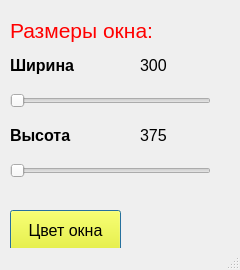
<?xml version="1.0" encoding="UTF-8"?>
<ui version="4.0">
 <class>OptionsWin</class>
 <widget class="QMainWindow" name="OptionsWin">
  <property name="geometry">
   <rect>
    <x>0</x>
    <y>0</y>
    <width>240</width>
    <height>270</height>
   </rect>
  </property>
  <property name="minimumSize">
   <size>
    <width>240</width>
    <height>270</height>
   </size>
  </property>
  <property name="maximumSize">
   <size>
    <width>240</width>
    <height>270</height>
   </size>
  </property>
  <property name="windowTitle">
   <string>Настройки</string>
  </property>
  <property name="windowIcon">
   <iconset>
    <normaloff>settings.png</normaloff>settings.png</iconset>
  </property>
  <property name="autoFillBackground">
   <bool>true</bool>
  </property>
  <property name="animated">
   <bool>true</bool>
  </property>
  <widget class="QWidget" name="centralwidget">
   <widget class="QLabel" name="label">
    <property name="geometry">
     <rect>
      <x>10</x>
      <y>0</y>
      <width>151</width>
      <height>61</height>
     </rect>
    </property>
    <property name="text">
     <string>&lt;html&gt;&lt;head/&gt;&lt;body&gt;&lt;p&gt;&lt;span style=&quot; font-size:16pt; color:#ff0000;&quot;&gt;Размеры окна:&lt;/span&gt;&lt;/p&gt;&lt;/body&gt;&lt;/html&gt;</string>
    </property>
   </widget>
   <widget class="QLabel" name="label_2">
    <property name="geometry">
     <rect>
      <x>10</x>
      <y>50</y>
      <width>71</width>
      <height>31</height>
     </rect>
    </property>
    <property name="text">
     <string>&lt;html&gt;&lt;head/&gt;&lt;body&gt;&lt;p&gt;&lt;span style=&quot; font-size:12pt; font-weight:600;&quot;&gt;Ширина&lt;/span&gt;&lt;/p&gt;&lt;/body&gt;&lt;/html&gt;</string>
    </property>
   </widget>
   <widget class="QSlider" name="slider_w">
    <property name="geometry">
     <rect>
      <x>10</x>
      <y>90</y>
      <width>201</width>
      <height>22</height>
     </rect>
    </property>
    <property name="minimum">
     <number>300</number>
    </property>
    <property name="maximum">
     <number>720</number>
    </property>
    <property name="orientation">
     <enum>Qt::Horizontal</enum>
    </property>
   </widget>
   <widget class="QSlider" name="slider_h">
    <property name="geometry">
     <rect>
      <x>10</x>
      <y>160</y>
      <width>201</width>
      <height>22</height>
     </rect>
    </property>
    <property name="minimum">
     <number>375</number>
    </property>
    <property name="maximum">
     <number>795</number>
    </property>
    <property name="orientation">
     <enum>Qt::Horizontal</enum>
    </property>
   </widget>
   <widget class="QLabel" name="label_w">
    <property name="geometry">
     <rect>
      <x>140</x>
      <y>50</y>
      <width>47</width>
      <height>31</height>
     </rect>
    </property>
    <property name="text">
     <string>&lt;html&gt;&lt;head/&gt;&lt;body&gt;&lt;p&gt;&lt;span style=&quot; font-size:12pt;&quot;&gt;300&lt;/span&gt;&lt;/p&gt;&lt;/body&gt;&lt;/html&gt;</string>
    </property>
   </widget>
   <widget class="QLabel" name="label_4">
    <property name="geometry">
     <rect>
      <x>10</x>
      <y>120</y>
      <width>71</width>
      <height>31</height>
     </rect>
    </property>
    <property name="text">
     <string>&lt;html&gt;&lt;head/&gt;&lt;body&gt;&lt;p&gt;&lt;span style=&quot; font-size:12pt; font-weight:600;&quot;&gt;Высота&lt;/span&gt;&lt;/p&gt;&lt;/body&gt;&lt;/html&gt;</string>
    </property>
   </widget>
   <widget class="QLabel" name="label_h">
    <property name="geometry">
     <rect>
      <x>140</x>
      <y>120</y>
      <width>47</width>
      <height>31</height>
     </rect>
    </property>
    <property name="text">
     <string>&lt;html&gt;&lt;head/&gt;&lt;body&gt;&lt;p&gt;&lt;span style=&quot; font-size:12pt;&quot;&gt;375&lt;/span&gt;&lt;/p&gt;&lt;/body&gt;&lt;/html&gt;</string>
    </property>
   </widget>
   <widget class="QPushButton" name="btn_color">
    <property name="geometry">
     <rect>
      <x>10</x>
      <y>210</y>
      <width>111</width>
      <height>41</height>
     </rect>
    </property>
    <property name="palette">
     <palette>
      <active>
       <colorrole role="WindowText">
        <brush brushstyle="SolidPattern">
         <color alpha="255">
          <red>0</red>
          <green>0</green>
          <blue>0</blue>
         </color>
        </brush>
       </colorrole>
       <colorrole role="Button">
        <brush brushstyle="SolidPattern">
         <color alpha="255">
          <red>255</red>
          <green>255</green>
          <blue>0</blue>
         </color>
        </brush>
       </colorrole>
       <colorrole role="Light">
        <brush brushstyle="SolidPattern">
         <color alpha="255">
          <red>213</red>
          <green>255</green>
          <blue>127</blue>
         </color>
        </brush>
       </colorrole>
       <colorrole role="Midlight">
        <brush brushstyle="SolidPattern">
         <color alpha="255">
          <red>191</red>
          <green>255</green>
          <blue>63</blue>
         </color>
        </brush>
       </colorrole>
       <colorrole role="Dark">
        <brush brushstyle="SolidPattern">
         <color alpha="255">
          <red>85</red>
          <green>127</green>
          <blue>0</blue>
         </color>
        </brush>
       </colorrole>
       <colorrole role="Mid">
        <brush brushstyle="SolidPattern">
         <color alpha="255">
          <red>113</red>
          <green>170</green>
          <blue>0</blue>
         </color>
        </brush>
       </colorrole>
       <colorrole role="Text">
        <brush brushstyle="SolidPattern">
         <color alpha="255">
          <red>0</red>
          <green>0</green>
          <blue>0</blue>
         </color>
        </brush>
       </colorrole>
       <colorrole role="BrightText">
        <brush brushstyle="SolidPattern">
         <color alpha="255">
          <red>255</red>
          <green>255</green>
          <blue>255</blue>
         </color>
        </brush>
       </colorrole>
       <colorrole role="ButtonText">
        <brush brushstyle="SolidPattern">
         <color alpha="255">
          <red>0</red>
          <green>0</green>
          <blue>0</blue>
         </color>
        </brush>
       </colorrole>
       <colorrole role="Base">
        <brush brushstyle="SolidPattern">
         <color alpha="255">
          <red>255</red>
          <green>255</green>
          <blue>255</blue>
         </color>
        </brush>
       </colorrole>
       <colorrole role="Window">
        <brush brushstyle="SolidPattern">
         <color alpha="255">
          <red>170</red>
          <green>255</green>
          <blue>0</blue>
         </color>
        </brush>
       </colorrole>
       <colorrole role="Shadow">
        <brush brushstyle="SolidPattern">
         <color alpha="255">
          <red>0</red>
          <green>0</green>
          <blue>0</blue>
         </color>
        </brush>
       </colorrole>
       <colorrole role="AlternateBase">
        <brush brushstyle="SolidPattern">
         <color alpha="255">
          <red>212</red>
          <green>255</green>
          <blue>127</blue>
         </color>
        </brush>
       </colorrole>
       <colorrole role="ToolTipBase">
        <brush brushstyle="SolidPattern">
         <color alpha="255">
          <red>255</red>
          <green>255</green>
          <blue>220</blue>
         </color>
        </brush>
       </colorrole>
       <colorrole role="ToolTipText">
        <brush brushstyle="SolidPattern">
         <color alpha="255">
          <red>0</red>
          <green>0</green>
          <blue>0</blue>
         </color>
        </brush>
       </colorrole>
      </active>
      <inactive>
       <colorrole role="WindowText">
        <brush brushstyle="SolidPattern">
         <color alpha="255">
          <red>0</red>
          <green>0</green>
          <blue>0</blue>
         </color>
        </brush>
       </colorrole>
       <colorrole role="Button">
        <brush brushstyle="SolidPattern">
         <color alpha="255">
          <red>255</red>
          <green>255</green>
          <blue>0</blue>
         </color>
        </brush>
       </colorrole>
       <colorrole role="Light">
        <brush brushstyle="SolidPattern">
         <color alpha="255">
          <red>213</red>
          <green>255</green>
          <blue>127</blue>
         </color>
        </brush>
       </colorrole>
       <colorrole role="Midlight">
        <brush brushstyle="SolidPattern">
         <color alpha="255">
          <red>191</red>
          <green>255</green>
          <blue>63</blue>
         </color>
        </brush>
       </colorrole>
       <colorrole role="Dark">
        <brush brushstyle="SolidPattern">
         <color alpha="255">
          <red>85</red>
          <green>127</green>
          <blue>0</blue>
         </color>
        </brush>
       </colorrole>
       <colorrole role="Mid">
        <brush brushstyle="SolidPattern">
         <color alpha="255">
          <red>113</red>
          <green>170</green>
          <blue>0</blue>
         </color>
        </brush>
       </colorrole>
       <colorrole role="Text">
        <brush brushstyle="SolidPattern">
         <color alpha="255">
          <red>0</red>
          <green>0</green>
          <blue>0</blue>
         </color>
        </brush>
       </colorrole>
       <colorrole role="BrightText">
        <brush brushstyle="SolidPattern">
         <color alpha="255">
          <red>255</red>
          <green>255</green>
          <blue>255</blue>
         </color>
        </brush>
       </colorrole>
       <colorrole role="ButtonText">
        <brush brushstyle="SolidPattern">
         <color alpha="255">
          <red>0</red>
          <green>0</green>
          <blue>0</blue>
         </color>
        </brush>
       </colorrole>
       <colorrole role="Base">
        <brush brushstyle="SolidPattern">
         <color alpha="255">
          <red>255</red>
          <green>255</green>
          <blue>255</blue>
         </color>
        </brush>
       </colorrole>
       <colorrole role="Window">
        <brush brushstyle="SolidPattern">
         <color alpha="255">
          <red>170</red>
          <green>255</green>
          <blue>0</blue>
         </color>
        </brush>
       </colorrole>
       <colorrole role="Shadow">
        <brush brushstyle="SolidPattern">
         <color alpha="255">
          <red>0</red>
          <green>0</green>
          <blue>0</blue>
         </color>
        </brush>
       </colorrole>
       <colorrole role="AlternateBase">
        <brush brushstyle="SolidPattern">
         <color alpha="255">
          <red>212</red>
          <green>255</green>
          <blue>127</blue>
         </color>
        </brush>
       </colorrole>
       <colorrole role="ToolTipBase">
        <brush brushstyle="SolidPattern">
         <color alpha="255">
          <red>255</red>
          <green>255</green>
          <blue>220</blue>
         </color>
        </brush>
       </colorrole>
       <colorrole role="ToolTipText">
        <brush brushstyle="SolidPattern">
         <color alpha="255">
          <red>0</red>
          <green>0</green>
          <blue>0</blue>
         </color>
        </brush>
       </colorrole>
      </inactive>
      <disabled>
       <colorrole role="WindowText">
        <brush brushstyle="SolidPattern">
         <color alpha="255">
          <red>85</red>
          <green>127</green>
          <blue>0</blue>
         </color>
        </brush>
       </colorrole>
       <colorrole role="Button">
        <brush brushstyle="SolidPattern">
         <color alpha="255">
          <red>255</red>
          <green>255</green>
          <blue>0</blue>
         </color>
        </brush>
       </colorrole>
       <colorrole role="Light">
        <brush brushstyle="SolidPattern">
         <color alpha="255">
          <red>213</red>
          <green>255</green>
          <blue>127</blue>
         </color>
        </brush>
       </colorrole>
       <colorrole role="Midlight">
        <brush brushstyle="SolidPattern">
         <color alpha="255">
          <red>191</red>
          <green>255</green>
          <blue>63</blue>
         </color>
        </brush>
       </colorrole>
       <colorrole role="Dark">
        <brush brushstyle="SolidPattern">
         <color alpha="255">
          <red>85</red>
          <green>127</green>
          <blue>0</blue>
         </color>
        </brush>
       </colorrole>
       <colorrole role="Mid">
        <brush brushstyle="SolidPattern">
         <color alpha="255">
          <red>113</red>
          <green>170</green>
          <blue>0</blue>
         </color>
        </brush>
       </colorrole>
       <colorrole role="Text">
        <brush brushstyle="SolidPattern">
         <color alpha="255">
          <red>85</red>
          <green>127</green>
          <blue>0</blue>
         </color>
        </brush>
       </colorrole>
       <colorrole role="BrightText">
        <brush brushstyle="SolidPattern">
         <color alpha="255">
          <red>255</red>
          <green>255</green>
          <blue>255</blue>
         </color>
        </brush>
       </colorrole>
       <colorrole role="ButtonText">
        <brush brushstyle="SolidPattern">
         <color alpha="255">
          <red>85</red>
          <green>127</green>
          <blue>0</blue>
         </color>
        </brush>
       </colorrole>
       <colorrole role="Base">
        <brush brushstyle="SolidPattern">
         <color alpha="255">
          <red>170</red>
          <green>255</green>
          <blue>0</blue>
         </color>
        </brush>
       </colorrole>
       <colorrole role="Window">
        <brush brushstyle="SolidPattern">
         <color alpha="255">
          <red>170</red>
          <green>255</green>
          <blue>0</blue>
         </color>
        </brush>
       </colorrole>
       <colorrole role="Shadow">
        <brush brushstyle="SolidPattern">
         <color alpha="255">
          <red>0</red>
          <green>0</green>
          <blue>0</blue>
         </color>
        </brush>
       </colorrole>
       <colorrole role="AlternateBase">
        <brush brushstyle="SolidPattern">
         <color alpha="255">
          <red>170</red>
          <green>255</green>
          <blue>0</blue>
         </color>
        </brush>
       </colorrole>
       <colorrole role="ToolTipBase">
        <brush brushstyle="SolidPattern">
         <color alpha="255">
          <red>255</red>
          <green>255</green>
          <blue>220</blue>
         </color>
        </brush>
       </colorrole>
       <colorrole role="ToolTipText">
        <brush brushstyle="SolidPattern">
         <color alpha="255">
          <red>0</red>
          <green>0</green>
          <blue>0</blue>
         </color>
        </brush>
       </colorrole>
      </disabled>
     </palette>
    </property>
    <property name="font">
     <font>
      <pointsize>12</pointsize>
     </font>
    </property>
    <property name="autoFillBackground">
     <bool>false</bool>
    </property>
    <property name="text">
     <string>Цвет окна</string>
    </property>
    <property name="autoDefault">
     <bool>false</bool>
    </property>
    <property name="default">
     <bool>true</bool>
    </property>
    <property name="flat">
     <bool>false</bool>
    </property>
   </widget>
  </widget>
  <widget class="QStatusBar" name="statusbar"/>
 </widget>
 <resources/>
 <connections/>
</ui>
